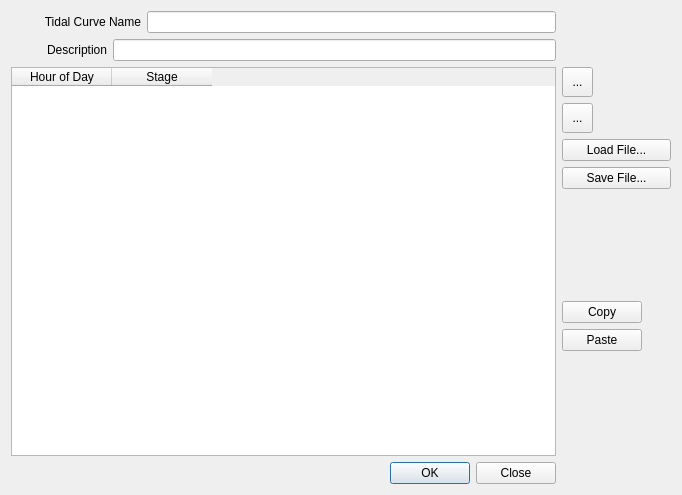
<?xml version="1.0" encoding="UTF-8"?>
<ui version="4.0">
 <class>outfalls_time_series_dlg</class>
 <widget class="QDialog" name="outfalls_time_series_dlg">
  <property name="windowModality">
   <enum>Qt::ApplicationModal</enum>
  </property>
  <property name="geometry">
   <rect>
    <x>0</x>
    <y>0</y>
    <width>682</width>
    <height>495</height>
   </rect>
  </property>
  <property name="sizePolicy">
   <sizepolicy hsizetype="Minimum" vsizetype="Expanding">
    <horstretch>0</horstretch>
    <verstretch>0</verstretch>
   </sizepolicy>
  </property>
  <property name="minimumSize">
   <size>
    <width>414</width>
    <height>0</height>
   </size>
  </property>
  <property name="maximumSize">
   <size>
    <width>16777215</width>
    <height>16777215</height>
   </size>
  </property>
  <property name="windowTitle">
   <string>Outfall Tidal Curve</string>
  </property>
  <property name="modal">
   <bool>true</bool>
  </property>
  <layout class="QGridLayout" name="gridLayout">
   <item row="0" column="0">
    <layout class="QHBoxLayout" name="horizontalLayout_2">
     <property name="sizeConstraint">
      <enum>QLayout::SetMinimumSize</enum>
     </property>
     <item>
      <widget class="QLabel" name="label_2">
       <property name="sizePolicy">
        <sizepolicy hsizetype="Fixed" vsizetype="Fixed">
         <horstretch>0</horstretch>
         <verstretch>0</verstretch>
        </sizepolicy>
       </property>
       <property name="minimumSize">
        <size>
         <width>130</width>
         <height>19</height>
        </size>
       </property>
       <property name="maximumSize">
        <size>
         <width>130</width>
         <height>19</height>
        </size>
       </property>
       <property name="font">
        <font>
         <family>Microsoft Sans Serif</family>
         <italic>false</italic>
        </font>
       </property>
       <property name="text">
        <string>Tidal Curve Name</string>
       </property>
       <property name="alignment">
        <set>Qt::AlignRight|Qt::AlignTrailing|Qt::AlignVCenter</set>
       </property>
       <property name="buddy">
        <cstring>name_le</cstring>
       </property>
      </widget>
     </item>
     <item>
      <widget class="QLineEdit" name="name_le">
       <property name="enabled">
        <bool>true</bool>
       </property>
       <property name="sizePolicy">
        <sizepolicy hsizetype="Expanding" vsizetype="Fixed">
         <horstretch>0</horstretch>
         <verstretch>0</verstretch>
        </sizepolicy>
       </property>
       <property name="minimumSize">
        <size>
         <width>300</width>
         <height>22</height>
        </size>
       </property>
       <property name="maximumSize">
        <size>
         <width>16777215</width>
         <height>22</height>
        </size>
       </property>
       <property name="clearButtonEnabled">
        <bool>true</bool>
       </property>
      </widget>
     </item>
    </layout>
   </item>
   <item row="1" column="0">
    <layout class="QHBoxLayout" name="horizontalLayout_3">
     <property name="sizeConstraint">
      <enum>QLayout::SetMinimumSize</enum>
     </property>
     <item>
      <widget class="QLabel" name="label_3">
       <property name="sizePolicy">
        <sizepolicy hsizetype="Minimum" vsizetype="Fixed">
         <horstretch>0</horstretch>
         <verstretch>0</verstretch>
        </sizepolicy>
       </property>
       <property name="minimumSize">
        <size>
         <width>96</width>
         <height>19</height>
        </size>
       </property>
       <property name="maximumSize">
        <size>
         <width>96</width>
         <height>19</height>
        </size>
       </property>
       <property name="font">
        <font>
         <family>MS Shell Dlg 2</family>
         <italic>false</italic>
        </font>
       </property>
       <property name="text">
        <string>Description</string>
       </property>
       <property name="alignment">
        <set>Qt::AlignRight|Qt::AlignTrailing|Qt::AlignVCenter</set>
       </property>
       <property name="buddy">
        <cstring>description_le</cstring>
       </property>
      </widget>
     </item>
     <item>
      <widget class="QLineEdit" name="description_le">
       <property name="enabled">
        <bool>true</bool>
       </property>
       <property name="sizePolicy">
        <sizepolicy hsizetype="Expanding" vsizetype="Fixed">
         <horstretch>0</horstretch>
         <verstretch>0</verstretch>
        </sizepolicy>
       </property>
       <property name="minimumSize">
        <size>
         <width>300</width>
         <height>22</height>
        </size>
       </property>
       <property name="maximumSize">
        <size>
         <width>16777215</width>
         <height>22</height>
        </size>
       </property>
       <property name="clearButtonEnabled">
        <bool>true</bool>
       </property>
      </widget>
     </item>
    </layout>
   </item>
   <item row="2" column="0">
    <widget class="QTableWidget" name="outfall_tidal_curve_tblw">
     <property name="sizePolicy">
      <sizepolicy hsizetype="MinimumExpanding" vsizetype="Expanding">
       <horstretch>0</horstretch>
       <verstretch>0</verstretch>
      </sizepolicy>
     </property>
     <property name="minimumSize">
      <size>
       <width>305</width>
       <height>0</height>
      </size>
     </property>
     <property name="inputMethodHints">
      <set>Qt::ImhNone</set>
     </property>
     <property name="editTriggers">
      <set>QAbstractItemView::AllEditTriggers</set>
     </property>
     <property name="alternatingRowColors">
      <bool>false</bool>
     </property>
     <property name="selectionMode">
      <enum>QAbstractItemView::ContiguousSelection</enum>
     </property>
     <property name="selectionBehavior">
      <enum>QAbstractItemView::SelectRows</enum>
     </property>
     <property name="sortingEnabled">
      <bool>false</bool>
     </property>
     <property name="rowCount">
      <number>0</number>
     </property>
     <column>
      <property name="text">
       <string>Hour of Day</string>
      </property>
     </column>
     <column>
      <property name="text">
       <string>Stage</string>
      </property>
     </column>
    </widget>
   </item>
   <item row="2" column="1">
    <layout class="QVBoxLayout" name="verticalLayout">
     <item>
      <widget class="QToolButton" name="add_tidal_data_btn">
       <property name="minimumSize">
        <size>
         <width>31</width>
         <height>30</height>
        </size>
       </property>
       <property name="maximumSize">
        <size>
         <width>31</width>
         <height>30</height>
        </size>
       </property>
       <property name="toolTip">
        <string>Add time data</string>
       </property>
       <property name="text">
        <string>...</string>
       </property>
       <property name="icon">
        <iconset>
         <normaloff>../../../../../../.designer/img/mActionCapturePolygon.svg</normaloff>../../../../../../.designer/img/mActionCapturePolygon.svg</iconset>
       </property>
       <property name="iconSize">
        <size>
         <width>24</width>
         <height>24</height>
        </size>
       </property>
      </widget>
     </item>
     <item>
      <widget class="QToolButton" name="delete_tidal_data_btn">
       <property name="minimumSize">
        <size>
         <width>31</width>
         <height>30</height>
        </size>
       </property>
       <property name="maximumSize">
        <size>
         <width>31</width>
         <height>30</height>
        </size>
       </property>
       <property name="toolTip">
        <string>Delete time data</string>
       </property>
       <property name="text">
        <string>...</string>
       </property>
       <property name="icon">
        <iconset>
         <normaloff>../../../../../../.designer/img/mActionCapturePolygon.svg</normaloff>../../../../../../.designer/img/mActionCapturePolygon.svg</iconset>
       </property>
       <property name="iconSize">
        <size>
         <width>24</width>
         <height>24</height>
        </size>
       </property>
      </widget>
     </item>
     <item>
      <widget class="QPushButton" name="load_tidal_btn">
       <property name="text">
        <string>Load File...</string>
       </property>
      </widget>
     </item>
     <item>
      <widget class="QPushButton" name="save_tidal_btn">
       <property name="text">
        <string>Save File...</string>
       </property>
      </widget>
     </item>
     <item>
      <spacer name="verticalSpacer_6">
       <property name="orientation">
        <enum>Qt::Vertical</enum>
       </property>
       <property name="sizeHint" stdset="0">
        <size>
         <width>17</width>
         <height>70</height>
        </size>
       </property>
      </spacer>
     </item>
     <item>
      <widget class="QPushButton" name="copy_btn">
       <property name="sizePolicy">
        <sizepolicy hsizetype="Fixed" vsizetype="Fixed">
         <horstretch>0</horstretch>
         <verstretch>0</verstretch>
        </sizepolicy>
       </property>
       <property name="text">
        <string>Copy</string>
       </property>
       <property name="icon">
        <iconset>
         <normaloff>../img/copy.svg</normaloff>../img/copy.svg</iconset>
       </property>
      </widget>
     </item>
     <item>
      <widget class="QPushButton" name="paste_btn">
       <property name="sizePolicy">
        <sizepolicy hsizetype="Fixed" vsizetype="Fixed">
         <horstretch>0</horstretch>
         <verstretch>0</verstretch>
        </sizepolicy>
       </property>
       <property name="text">
        <string>Paste</string>
       </property>
       <property name="icon">
        <iconset>
         <normaloff>../img/paste.svg</normaloff>../img/paste.svg</iconset>
       </property>
      </widget>
     </item>
     <item>
      <spacer name="verticalSpacer">
       <property name="orientation">
        <enum>Qt::Vertical</enum>
       </property>
       <property name="sizeHint" stdset="0">
        <size>
         <width>109</width>
         <height>13</height>
        </size>
       </property>
      </spacer>
     </item>
    </layout>
   </item>
   <item row="3" column="0">
    <widget class="QDialogButtonBox" name="tidal_curve_buttonBox">
     <property name="orientation">
      <enum>Qt::Horizontal</enum>
     </property>
     <property name="standardButtons">
      <set>QDialogButtonBox::Close|QDialogButtonBox::Ok</set>
     </property>
    </widget>
   </item>
  </layout>
 </widget>
 <tabstops>
  <tabstop>name_le</tabstop>
  <tabstop>description_le</tabstop>
  <tabstop>outfall_tidal_curve_tblw</tabstop>
 </tabstops>
 <resources/>
 <connections>
  <connection>
   <sender>tidal_curve_buttonBox</sender>
   <signal>accepted()</signal>
   <receiver>outfalls_time_series_dlg</receiver>
   <slot>accept()</slot>
   <hints>
    <hint type="sourcelabel">
     <x>589</x>
     <y>348</y>
    </hint>
    <hint type="destinationlabel">
     <x>26</x>
     <y>272</y>
    </hint>
   </hints>
  </connection>
  <connection>
   <sender>tidal_curve_buttonBox</sender>
   <signal>rejected()</signal>
   <receiver>outfalls_time_series_dlg</receiver>
   <slot>reject()</slot>
   <hints>
    <hint type="sourcelabel">
     <x>638</x>
     <y>346</y>
    </hint>
    <hint type="destinationlabel">
     <x>668</x>
     <y>276</y>
    </hint>
   </hints>
  </connection>
 </connections>
</ui>
